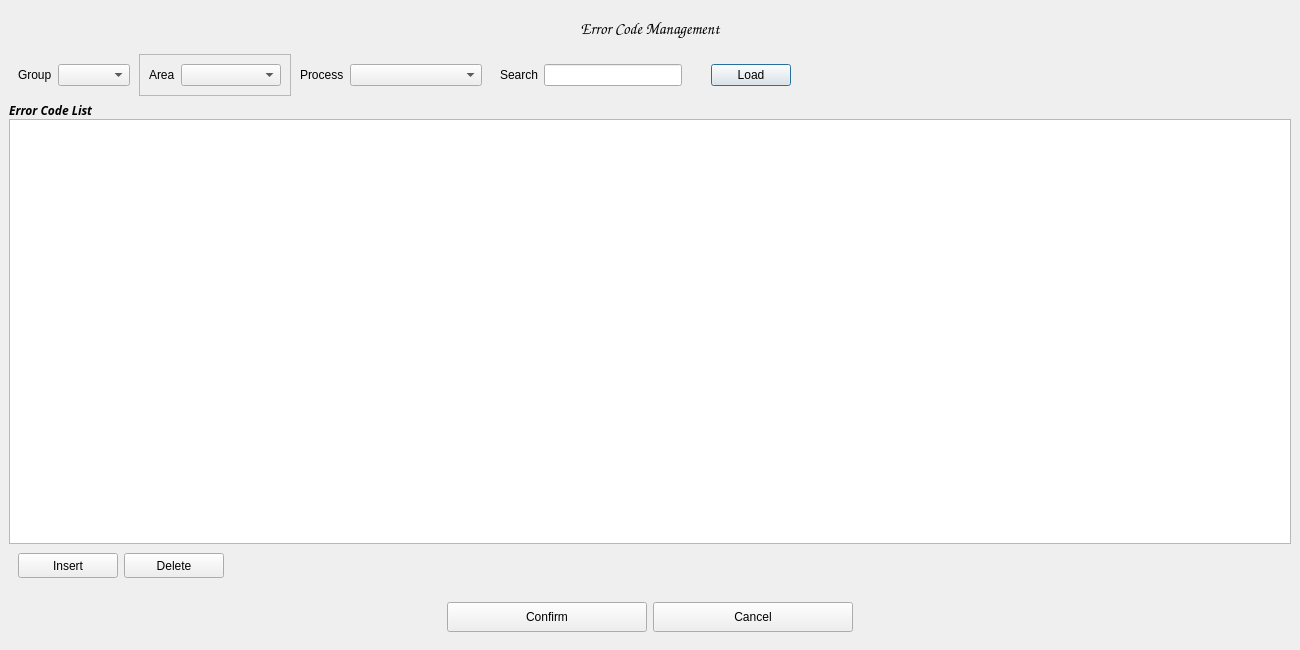
<?xml version="1.0" encoding="UTF-8"?>
<ui version="4.0">
 <class>Dialog</class>
 <widget class="QDialog" name="Dialog">
  <property name="geometry">
   <rect>
    <x>0</x>
    <y>0</y>
    <width>1300</width>
    <height>650</height>
   </rect>
  </property>
  <property name="windowTitle">
   <string>Dialog</string>
  </property>
  <layout class="QHBoxLayout" name="horizontalLayout">
   <property name="spacing">
    <number>0</number>
   </property>
   <property name="leftMargin">
    <number>0</number>
   </property>
   <property name="topMargin">
    <number>0</number>
   </property>
   <property name="rightMargin">
    <number>0</number>
   </property>
   <property name="bottomMargin">
    <number>0</number>
   </property>
   <item>
    <widget class="QFrame" name="frame">
     <property name="frameShape">
      <enum>QFrame::NoFrame</enum>
     </property>
     <layout class="QVBoxLayout" name="verticalLayout">
      <item>
       <widget class="QFrame" name="frame_2">
        <property name="maximumSize">
         <size>
          <width>16777215</width>
          <height>60</height>
         </size>
        </property>
        <property name="frameShape">
         <enum>QFrame::NoFrame</enum>
        </property>
        <layout class="QHBoxLayout" name="horizontalLayout_3">
         <item>
          <widget class="QLabel" name="label">
           <property name="font">
            <font>
             <family>Comic Sans MS</family>
             <pointsize>12</pointsize>
             <weight>75</weight>
             <bold>true</bold>
            </font>
           </property>
           <property name="text">
            <string>Error Code Management</string>
           </property>
           <property name="alignment">
            <set>Qt::AlignCenter</set>
           </property>
          </widget>
         </item>
        </layout>
       </widget>
      </item>
      <item>
       <widget class="QFrame" name="frame_3">
        <property name="maximumSize">
         <size>
          <width>16777215</width>
          <height>180</height>
         </size>
        </property>
        <property name="frameShape">
         <enum>QFrame::NoFrame</enum>
        </property>
        <layout class="QHBoxLayout" name="horizontalLayout_9">
         <property name="spacing">
          <number>0</number>
         </property>
         <property name="leftMargin">
          <number>0</number>
         </property>
         <property name="topMargin">
          <number>0</number>
         </property>
         <property name="rightMargin">
          <number>0</number>
         </property>
         <property name="bottomMargin">
          <number>0</number>
         </property>
         <item>
          <widget class="QFrame" name="frame_5">
           <property name="frameShape">
            <enum>QFrame::NoFrame</enum>
           </property>
           <layout class="QHBoxLayout" name="horizontalLayout_4">
            <item>
             <widget class="QLabel" name="label_2">
              <property name="text">
               <string>Group</string>
              </property>
             </widget>
            </item>
            <item>
             <widget class="QComboBox" name="Group_cbb"/>
            </item>
           </layout>
          </widget>
         </item>
         <item>
          <widget class="QFrame" name="frame_8">
           <property name="frameShape">
            <enum>QFrame::StyledPanel</enum>
           </property>
           <property name="frameShadow">
            <enum>QFrame::Raised</enum>
           </property>
           <layout class="QHBoxLayout" name="horizontalLayout_5">
            <property name="spacing">
             <number>6</number>
            </property>
            <property name="leftMargin">
             <number>9</number>
            </property>
            <property name="topMargin">
             <number>9</number>
            </property>
            <property name="rightMargin">
             <number>9</number>
            </property>
            <property name="bottomMargin">
             <number>9</number>
            </property>
            <item>
             <widget class="QLabel" name="label_5">
              <property name="text">
               <string>Area</string>
              </property>
             </widget>
            </item>
            <item>
             <widget class="QComboBox" name="Area_cbb">
              <property name="minimumSize">
               <size>
                <width>100</width>
                <height>0</height>
               </size>
              </property>
             </widget>
            </item>
           </layout>
          </widget>
         </item>
         <item>
          <widget class="QFrame" name="frame_6">
           <property name="frameShape">
            <enum>QFrame::NoFrame</enum>
           </property>
           <layout class="QHBoxLayout" name="horizontalLayout_6">
            <item>
             <widget class="QLabel" name="label_3">
              <property name="text">
               <string>Process</string>
              </property>
             </widget>
            </item>
            <item>
             <widget class="QComboBox" name="Process_cbb">
              <property name="sizePolicy">
               <sizepolicy hsizetype="Expanding" vsizetype="Fixed">
                <horstretch>0</horstretch>
                <verstretch>0</verstretch>
               </sizepolicy>
              </property>
             </widget>
            </item>
           </layout>
          </widget>
         </item>
         <item>
          <widget class="QFrame" name="frame_7">
           <property name="frameShape">
            <enum>QFrame::NoFrame</enum>
           </property>
           <layout class="QHBoxLayout" name="horizontalLayout_7">
            <item>
             <widget class="QLabel" name="label_4">
              <property name="text">
               <string>Search</string>
              </property>
             </widget>
            </item>
            <item>
             <widget class="QLineEdit" name="Search_lnedit"/>
            </item>
           </layout>
          </widget>
         </item>
         <item>
          <spacer name="horizontalSpacer">
           <property name="orientation">
            <enum>Qt::Horizontal</enum>
           </property>
           <property name="sizeType">
            <enum>QSizePolicy::Fixed</enum>
           </property>
           <property name="sizeHint" stdset="0">
            <size>
             <width>20</width>
             <height>15</height>
            </size>
           </property>
          </spacer>
         </item>
         <item>
          <widget class="QPushButton" name="Load_btn">
           <property name="text">
            <string>Load</string>
           </property>
          </widget>
         </item>
         <item>
          <spacer name="horizontalSpacer_2">
           <property name="orientation">
            <enum>Qt::Horizontal</enum>
           </property>
           <property name="sizeType">
            <enum>QSizePolicy::Fixed</enum>
           </property>
           <property name="sizeHint" stdset="0">
            <size>
             <width>500</width>
             <height>15</height>
            </size>
           </property>
          </spacer>
         </item>
        </layout>
       </widget>
      </item>
      <item>
       <widget class="QFrame" name="frame_13">
        <property name="frameShape">
         <enum>QFrame::NoFrame</enum>
        </property>
        <layout class="QVBoxLayout" name="verticalLayout_8">
         <property name="spacing">
          <number>0</number>
         </property>
         <property name="leftMargin">
          <number>0</number>
         </property>
         <property name="topMargin">
          <number>0</number>
         </property>
         <property name="rightMargin">
          <number>0</number>
         </property>
         <property name="bottomMargin">
          <number>0</number>
         </property>
         <item>
          <widget class="QLabel" name="label_6">
           <property name="font">
            <font>
             <family>Rockwell</family>
             <weight>75</weight>
             <italic>true</italic>
             <bold>true</bold>
            </font>
           </property>
           <property name="text">
            <string>Error Code List</string>
           </property>
          </widget>
         </item>
         <item>
          <widget class="QTableWidget" name="apply_machine_table">
           <property name="dragEnabled">
            <bool>false</bool>
           </property>
           <property name="dragDropMode">
            <enum>QAbstractItemView::NoDragDrop</enum>
           </property>
          </widget>
         </item>
         <item>
          <widget class="QFrame" name="frame_14">
           <property name="minimumSize">
            <size>
             <width>0</width>
             <height>40</height>
            </size>
           </property>
           <property name="frameShape">
            <enum>QFrame::NoFrame</enum>
           </property>
           <layout class="QHBoxLayout" name="horizontalLayout_8">
            <item>
             <widget class="QPushButton" name="Insert_btn">
              <property name="minimumSize">
               <size>
                <width>100</width>
                <height>25</height>
               </size>
              </property>
              <property name="text">
               <string>Insert</string>
              </property>
             </widget>
            </item>
            <item>
             <widget class="QPushButton" name="Delete_btn">
              <property name="minimumSize">
               <size>
                <width>100</width>
                <height>25</height>
               </size>
              </property>
              <property name="text">
               <string>Delete</string>
              </property>
             </widget>
            </item>
            <item>
             <spacer name="horizontalSpacer_3">
              <property name="orientation">
               <enum>Qt::Horizontal</enum>
              </property>
              <property name="sizeHint" stdset="0">
               <size>
                <width>40</width>
                <height>20</height>
               </size>
              </property>
             </spacer>
            </item>
           </layout>
          </widget>
         </item>
        </layout>
       </widget>
      </item>
      <item>
       <widget class="QFrame" name="frame_4">
        <property name="maximumSize">
         <size>
          <width>16777215</width>
          <height>60</height>
         </size>
        </property>
        <property name="frameShape">
         <enum>QFrame::NoFrame</enum>
        </property>
        <layout class="QHBoxLayout" name="horizontalLayout_2">
         <item>
          <spacer name="horizontalSpacer_4">
           <property name="orientation">
            <enum>Qt::Horizontal</enum>
           </property>
           <property name="sizeHint" stdset="0">
            <size>
             <width>40</width>
             <height>20</height>
            </size>
           </property>
          </spacer>
         </item>
         <item>
          <widget class="QPushButton" name="Confirm_btn">
           <property name="minimumSize">
            <size>
             <width>200</width>
             <height>30</height>
            </size>
           </property>
           <property name="maximumSize">
            <size>
             <width>16777215</width>
             <height>16777215</height>
            </size>
           </property>
           <property name="text">
            <string>Confirm</string>
           </property>
          </widget>
         </item>
         <item>
          <widget class="QPushButton" name="Cancel_btn">
           <property name="minimumSize">
            <size>
             <width>200</width>
             <height>30</height>
            </size>
           </property>
           <property name="maximumSize">
            <size>
             <width>16777215</width>
             <height>16777215</height>
            </size>
           </property>
           <property name="text">
            <string>Cancel</string>
           </property>
          </widget>
         </item>
         <item>
          <spacer name="horizontalSpacer_5">
           <property name="orientation">
            <enum>Qt::Horizontal</enum>
           </property>
           <property name="sizeHint" stdset="0">
            <size>
             <width>40</width>
             <height>20</height>
            </size>
           </property>
          </spacer>
         </item>
        </layout>
       </widget>
      </item>
     </layout>
    </widget>
   </item>
  </layout>
 </widget>
 <resources/>
 <connections/>
</ui>
